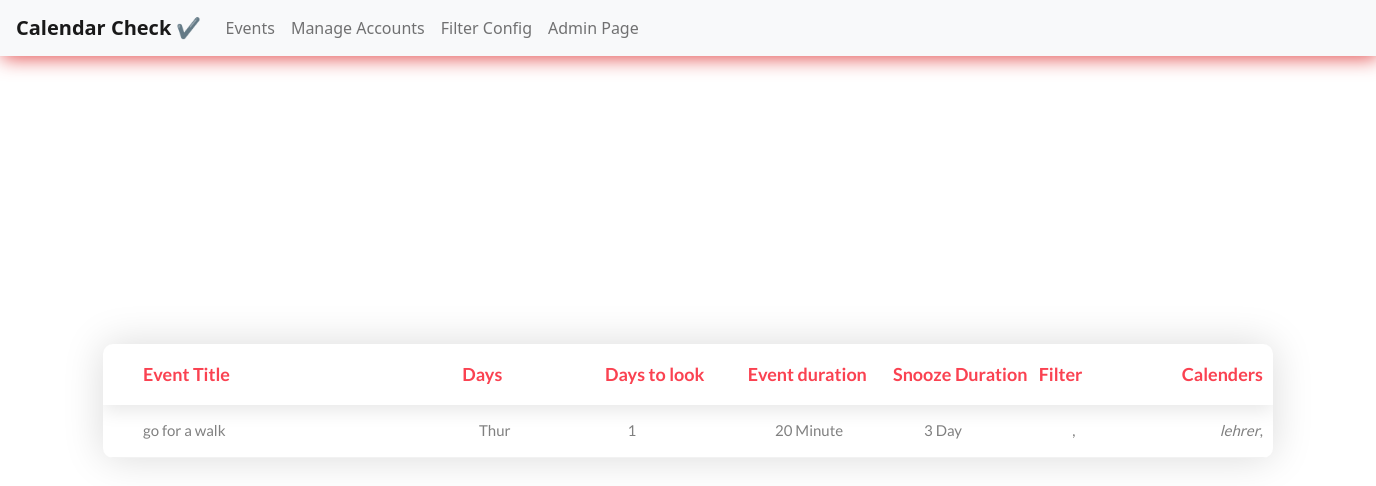
The app's page /, older data.
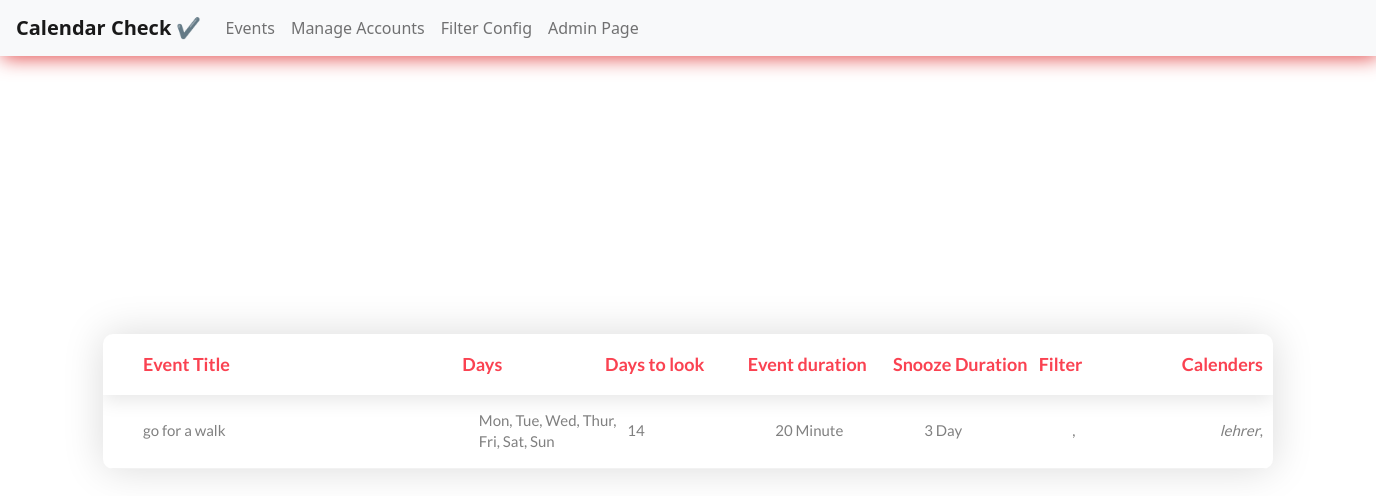
The same page, newer data.
### cal/models.py (models this page shows, shortened)
class EventDetails(models.Model):
    title = models.CharField(max_length=200)
    days_to_look = models.IntegerField(null=True)
    days = MultiSelectField(choices=day_choices, null=True)
    free_event = models.BooleanField('include free events?', default=True)
    event_duration_type = models.CharField(max_length=100, choices=event_duration_choice)
    event_duration = models.IntegerField()
    apply_snooze = models.BooleanField(default=True)
    snooze_type = models.CharField(max_length=100, choices=event_duration_choice)
    snooze_duration = models.IntegerField()
    snooze_days = MultiSelectField(choices=day_choices, null=True, blank=True)
    filter = models.ManyToManyField(Filter)
    calenders = models.ManyToManyField('Calenders')
    class Meta:
        verbose_name_plural = "Event Details"

class Filter(models.Model):
    filter_detail = models.CharField('Filter Detail', max_length=300, null=True)
    keyword = models.CharField(max_length=30, choices=keyword)
    X1 = models.CharField('value to set(X1)', max_length=200, null=True, blank=True)
    X2 = models.CharField('value to set(X2)', max_length=200, null=True, blank=True)
    add_temperature = models.BooleanField('Add Temperature?', default=False)
    Temperature_X1 = models.FloatField('Temperature value (X1)', null=True, blank=True)
    Temperature_X2 = models.FloatField('Temperature value (X2)', null=True, blank=True)
    class Meta:
        verbose_name_plural = "FIlters"

class Calenders(models.Model):
    name = models.CharField(null=True, blank=True, max_length=200)
    ide = models.CharField(max_length=400, null=True, blank=True)
    token_url = models.CharField(max_length=200, null=True, blank=True)
    title = models.CharField(max_length=200, null=True, blank=True)
    class Meta:
        verbose_name_plural = "Calenders"

### cal/views.py (the view)
# urls.py: path('', home, name='home'),
def home(request):
    events = EventDetails.objects.all()
    context = {'events': events}
    return render(request, 'cal/home.html', context)

### cal/templates/cal/home.html (shortened to what this page needs)
{% extends 'index.html' %}
{% load static %}
{% block content %}
<div class="limiter">
    <div class="container-table100">
        <div class="wrap-table100">
            <div class="table100 ver2 m-b-110">
                <div class="table100-head">
                    <table>
                        <thead>
                            <tr class="row100 head">
                                <th class="cell100 column1">Event Title</th>
                                <th class="cell100 column5">Days</th>
                                <th class="cell100 column2">Days to look</th>
                                <th class="cell100 column5">Event duration</th>
                                <th class="cell100 column5">Snooze Duration</th>
                                <th class="cell100 column5">Filter</th>
                                <th class="cell100 column5">Calenders</th>
                            </tr>
                        </thead>
                    </table>
                </div>
                <div class="table100-body js-pscroll">
                    <table>
                        <tbody>
                            {% for event in events %}
                            <tr class="row100 body">
                                <td class="cell100 column1">{{ event.title }}</td>
                                <td class="cell100 column5">{{ event.days }}</td>
                                <td class="cell100 column2">{{ event.days_to_look }}</td>
                                <td class="cell100 column5">{{ event.event_duration }} {{ event.event_duration_type }}</td>
                                <td class="cell100 column5">{{ event.snooze_duration }} {{ event.snooze_type }}</td>
                                <td class="cell100 column5">
                                    {% for fil in event.filter.all %}
                                    ,
                                    {% endfor %}
                                </td>
                                <td class="cell100 column5">
                                    {% for cal in event.calenders.all %}
                                    <i>{{ cal.name }}</i>,
                                    {% endfor %}
                                </td>
                            </tr>
                            {% endfor %}
                        </tbody>
                    </table>
                </div>
            </div>
        </div>
    </div>
</div>
{% endblock content %}

Row changes from the older to the newer data that the page shows:
changed EventDetails "go for a walk": days "Thur" → "Mon, Tue, Wed, Thur, Fri, Sat, Sun"; days_to_look "1" → "14"
